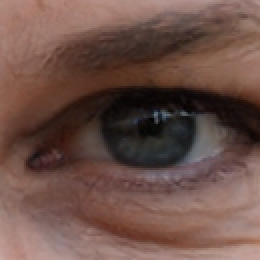
#> input picture iris_localization/data/imgs/y2.png, 130 x 130 px (shown 2 times larger)
$ jupyter execute iris_localization.ipynb
#> lines starting #> are read from the running program, lines starting #| are printed output that depends on the picture; after the words box and inside, x2 and y2 are one past the last pixel; in counts of white or black regions, pixels touching at a corner belong together
[cell 1]
import matplotlib.pyplot as plt
plt.rcParams["figure.figsize"] = (10,10)

[cell 2]
import cv2
import numpy as np;
from random import randrange
from math import pi, fabs

[cell 3]
# Preparing input image
im_rgb = cv2.imread("./data/imgs/y2.png", cv2.IMREAD_COLOR)
#> im_rgb is the input picture: shape (130, 130, 3); mean B, G, R 72.5, 80.6, 109
im_gray = cv2.cvtColor(im_rgb, cv2.COLOR_BGR2GRAY)

# Doing Canny edge detector
edges = cv2.Canny(im_gray, 100, 180)
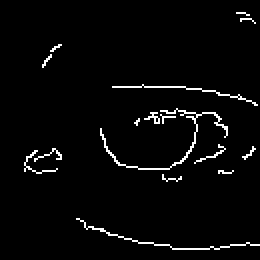
#> edges: shape (130, 130) (shown 2 times larger); 3% white in thin lines or dots, all inside (x1, y1, x2, y2) = (12, 6, 130, 125)

# Displaying Canny edge detector results
plt.imshow(edges)
plt.axis('off')
plt.show()

[cell 4]
contours, hierarchy = cv2.findContours(edges, cv2.RETR_LIST, cv2.CHAIN_APPROX_NONE)
#> contours = 18 contours, 17 with area under 20; largest, box (x1, y1, x2, y2) and area: (50, 54, 114, 85) 30
# Check each contour
for contour in contours:
    # Ellipse can be fitted only by 5 points, not less
    if len(contour)>=5:
        # Fitting an ellipse by input points set by built-in OpenCV function (will do it be Least Squares fit)
        el = cv2.fitEllipse(contour)
        # Picking some non-red random color to draw all fitted ellipses
        color = (randrange(128,255), randrange(128,255), 0)

        #or pick red color for circle
        (x, y), (MA, ma), angle = el
        area = 0.25 * MA * ma * np.pi
        perimeter = np.pi * np.sqrt((MA ** 2 + ma ** 2) / 2)
        circularity = 4*pi*area/(perimeter*perimeter)
        if circularity > 0.9:
            color = (225,0,0)
        cv2.ellipse(im_rgb, el, color, 2)
#> this loop made 18 passes
#> (x, y, MA, ma, angle, area, perimeter) on passes 1, 2, 4, 5, 7, 11, 12, 14: (85.12, 101.8, 42, 116.6, 96.93, 3847.8, 275.4), (85.53, 87.13, 5.38, 10.3, 89.88, 43.51, 25.82), (29.53, 76.76, 13.76, 36.41, 70.96, 393.6, 86.47), (-19.86, 126, 22.78, 139.5, 44.33, 2496.7, 314.1), (102.7, 76.25, 5.22, 18.97, 71.4, 77.84, 43.71), (76.18, 58.79, 5.36, 6.77, 77.32, 28.5, 19.18), (79.31, 69.28, 27.44, 59.68, 80.61, 1286.1, 145.9), (108.5, 37.92, 15.7, 61.06, 101.1, 752.8, 140.1)
#> contour on pass 13: [[118, 48], [119, 47], [120, 48], [119, 49]]
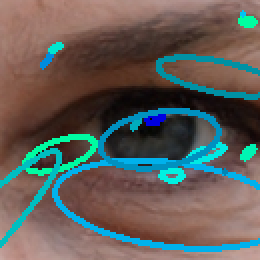
#> im_rgb: shape (130, 130, 3) (shown 2 times larger); 13.41% of pixels changed, all inside (x1, y1, x2, y2) = (0, 5, 130, 126)

# Displaying resulting image
plt.imshow(im_rgb)
plt.show()

[cell 5]
import cv2
import numpy as np;
from random import randrange
from math import pi, fabs

[cell 6]
# Preparing input image
im_rgb = cv2.imread("./data/imgs/y2.png", cv2.IMREAD_COLOR)
plt.imshow(im_rgb)

[cell 7]
blurred = cv2.medianBlur(im_rgb, 5)
plt.imshow(blurred)
plt.show()

[cell 8]
ksize = 31
sigma = pi
theta = 30
lambd = 9
gamma = 0.8
my_kernel1 = cv2.getGaborKernel((ksize,ksize), sigma, theta, lambd , gamma, psi = 0)
my_kernel2 = cv2.getGaborKernel((ksize,ksize), sigma, 0, lambd , gamma, psi = 0)

[cell 9]
plt.imshow(my_kernel1)

[cell 10]
plt.imshow(my_kernel2)

[cell 11]
res1 = cv2.filter2D(im_rgb, ddepth = -1, kernel = my_kernel1)
plt.imshow(res1)
plt.show()
plt.imshow(im_rgb)

[cell 12]
res2 = cv2.filter2D(im_rgb, ddepth = -1, kernel = my_kernel2)
plt.imshow(res2)
plt.show()
plt.imshow(im_rgb)

[cell 13]
res3 = cv2.addWeighted(res1, 0.7, res2, 0.7, 10)
plt.imshow(res3)
plt.show()

[cell 14]
blurred2 = cv2.medianBlur(res3, 5)
plt.imshow(blurred2)
plt.show()

[cell 15]
# Converting input image to grayscale
res_gray = cv2.cvtColor(blurred2, cv2.COLOR_BGR2GRAY)
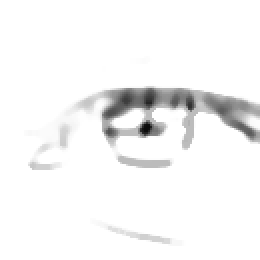
#> res_gray: shape (130, 130) (shown 2 times larger); min 11, max 255, mean 245.1

# Doing adaptiveTreshold on grayscale input image to detect regions with big enough local change of a color
res_im = cv2.adaptiveThreshold(res_gray, 128, cv2.ADAPTIVE_THRESH_MEAN_C,  cv2.THRESH_BINARY_INV, 41, 30)
#> res_im: shape (130, 130); values 0 (black) and 128 (white), 7.6% white; 12 white regions (5 under 20 px), largest, box (x1, y1, x2, y2) and area: (51, 44, 130, 71) 922, (59, 78, 85, 84) 97, (69, 60, 82, 69) 77

# Drawing adaptiveTreshold results with gray color
res_im_verbose = cv2.cvtColor(res_im, cv2.COLOR_GRAY2BGR)
plt.imshow(res_im_verbose)
plt.axis('off')
plt.show()

[cell 16]
size = np.size(res_im_verbose)
#> size = 50700
skel = np.zeros(res_im.shape,np.uint8)
ret,res_im = cv2.threshold(res_im,127,255,0)


# Doing morphological skeletonisation with barebone OpenCV
element = cv2.getStructuringElement(cv2.MORPH_CROSS,(3,3))
#> element = [[0, 1, 0], [1, 1, 1], [0, 1, 0]]
done = False
while(not done):
    eroded = cv2.erode(res_im,element)
    temp = cv2.dilate(eroded,element)
    temp = cv2.subtract(res_im,temp)
    skel = cv2.bitwise_or(skel,temp)
    res_im = eroded.copy()
    zeros = size - cv2.countNonZero(res_im)
    if zeros==size:
        done = True
#> this loop made 8 passes
#> zeros on passes 1 to 8: 49861, 50198, 50411, 50559, 50656, 50688, 50699, 50700
#> eroded: shape (130, 130); every value is 0
#> skel: shape (130, 130); 1.7% white in thin lines or dots, all inside (x1, y1, x2, y2) = (15, 46, 130, 122)

# Displaying skeletonisation results
plt.imshow(skel)
plt.axis('off')
plt.show()

[cell 17]
contours, hierarchy = cv2.findContours(skel, cv2.RETR_LIST, cv2.CHAIN_APPROX_NONE)
#> contours = 29 contours, all with area under 20
# Check each contour
for contour in contours:
    # Ellipse can be fitted only by 5 points, not less
    if len(contour)>=5:
        # Fitting an ellipse by input points set by built-in OpenCV function (will do it be Least Squares fit)
        el = cv2.fitEllipse(contour)
        # Picking some non-red random color to draw all fitted ellipses
        color = (randrange(128,255), randrange(128,255), 0)

        #or pick red color for circle
        (x, y), (MA, ma), angle = el
        area = 0.25 * MA * ma * np.pi
        perimeter = np.pi * np.sqrt((MA ** 2 + ma ** 2) / 2)
        circularity = 4*pi*area/(perimeter*perimeter)
        if circularity > 0.9:
            cv2.ellipse(im_rgb, el, color, 2)
#> this loop made 29 passes
#> (color, x, y, MA, ma, angle, area, perimeter) on passes 6, 7, 13, 16, 27, 28: ((167, 140, 0), 21.11, 85.73, 6, 25.92, 94.38, 122.2, 59.11), ((221, 137, 0), 71.43, 79.49, 4.53, 23.91, 95.1, 85.08, 54.06), ((243, 236, 0), 94.39, 68.66, 2.25, 13.27, 54.54, 23.46, 29.89), ((188, 199, 0), 75.38, 64.43, 3.5, 8.47, 76.76, 23.31, 20.37), ((251, 198, 0), 109.8, 51.36, 3.93, 18.36, 115.4, 56.65, 41.71), ((189, 184, 0), 106.3, 72.84, 43.02, 110.3, 104.8, 3726.2, 263)
#> contour on passes 4, 5, 8, 9, 10, 11: [[61, 115], [61, 116]], [[57, 114], [57, 115]], [[94, 73]], [[21, 73], [21, 74], [22, 74], [22, 73]], [[56, 69]], [[54, 69]]
        #cv2.ellipse(im_rgb, el, color, 2)

# Displaying resulting image
plt.imshow(im_rgb)
plt.show()

## adaptiveThreshold -> Skeletonize -> Ransac
Simple RANSAC circle class refactored from https://github.com/SeongHyunBae/RANSAC-circle-python

[cell 18]
import cv2
import numpy as np;
from random import randrange
from math import pi, fabs, sin, cos
from numpy.linalg import inv

[cell 19]
# Target ball radius (known apriori)
radius = 10.0

class SIMPLE_CIRCLE_RANSAC:
    def __init__(self, x_data, y_data, n):
        self.x_data = x_data
        self.y_data = y_data
        self.n = n
        self.best_inliers = 0
        self.best_model = None

    def random_sampling(self):
        sample = []
        save_ran = []
        count = 0

        # get three points from data
        while True:
            ran = np.random.randint(len(self.x_data))

            if ran not in save_ran:
                sample.append((self.x_data[ran], self.y_data[ran]))
                save_ran.append(ran)
                count += 1

                if count == 3:
                    break

        return sample

    def make_model(self, sample):
        # calculate a circlre from three points

        pt1 = sample[0]
        pt2 = sample[1]
        pt3 = sample[2]

        A = np.array([[pt2[0] - pt1[0], pt2[1] - pt1[1]], [pt3[0] - pt2[0], pt3[1] - pt2[1]]])
        B = np.array([[pt2[0]**2 - pt1[0]**2 + pt2[1]**2 - pt1[1]**2], [pt3[0]**2 - pt2[0]**2 + pt3[1]**2 - pt2[1]**2]])

        inv_A = inv(A)

        c_x, c_y = np.dot(inv_A, B) / 2
        c_x, c_y = c_x[0], c_y[0]
        r = np.sqrt((c_x - pt1[0])**2 + (c_y - pt1[1])**2)

        return c_x, c_y, r

    def eval_model(self, model):
        # Check is this circle is good enough as a ball candidate
        inliers = 0
        c_x, c_y, r = model

        if (r > radius/2-5) and (r < radius/2+5): # checking target radius
            for i in range(len(self.x_data)):
                dis = np.sqrt((self.x_data[i]-c_x)**2 + (self.y_data[i]-c_y)**2)
                if fabs(dis-r) < 3.0:  # hardcoded inliers distance tolerance
                    inliers += 1

        return inliers

    def execute_ransac(self):
        # Performing RANSAC algorythm
        for i in range(self.n):
            try:
                model = self.make_model(self.random_sampling())
            except np.linalg.LinAlgError as err:
                continue

            inliers = self.eval_model(model)

            if inliers > self.best_inliers:
                self.best_model = model
                self.best_inliers = inliers

[cell 20]
# Loading input image
im_rgb = cv2.imread("../data/imgs/y2.png", cv2.IMREAD_COLOR)

# Downsizeing the input imgae to speed up computations (python implimentation of RANSAC is reeealy slow)
im_rgb = cv2.pyrDown(im_rgb)
#> im_rgb: shape (65, 65, 3)

# Converting input image to grayscale
im_gray = cv2.cvtColor(im_rgb, cv2.COLOR_BGR2GRAY)
#> im_gray: shape (65, 65)

# Doing adaptiveTreshold on grayscale input image to detect regions with big enough local change of a color
im = cv2.adaptiveThreshold(im_gray, 128, cv2.ADAPTIVE_THRESH_MEAN_C,  cv2.THRESH_BINARY_INV, 41, 30)
#> im: shape (65, 65); values 0 (black) and 128 (white), 20.9% white; 4 white regions (1 under 20 px), largest, box (x1, y1, x2, y2) and area: (3, 22, 65, 43) 639, (18, 7, 52, 18) 174, (22, 55, 48, 62) 65

# Drawing adaptiveTreshold results with gray color
im_verbose = cv2.cvtColor(im, cv2.COLOR_GRAY2BGR)
plt.imshow(im_verbose)
plt.axis('off')
plt.show()

[cell 21]
size = np.size(im)
#> size = 4225
skel = np.zeros(im.shape,np.uint8)
ret,im = cv2.threshold(im,127,255,0)

# Set this to 1 to use Zhang-Suen skeletonisation
# This will give better results, but requires opencv-contrib-python package installed by "pip install opencv-contrib-python"
# Set this to 0 if you don't want to install additional packages,
# processing will be based on barebone OpenCV (slower and worser results but works)

USE_OPENCV_CONTRIB = 0

# Doing skeletonisation
if USE_OPENCV_CONTRIB:
    # Doing Zhang-Suen skeletonisation (gives better results, but requires opencv-contrib-python package installed)
    skel = cv2.ximgproc.thinning(im)
else:
    # Doing morphological skeletonisation with barebone OpenCV
    element = cv2.getStructuringElement(cv2.MORPH_CROSS,(3,3))
    done = False
    while( not done):
        eroded = cv2.erode(im,element)
        temp = cv2.dilate(eroded,element)
        temp = cv2.subtract(im,temp)
        skel = cv2.bitwise_or(skel,temp)
        im = eroded.copy()

        zeros = size - cv2.countNonZero(im)
        if zeros==size:
            done = True
#> this loop made 7 passes
#> zeros on passes 1 to 7: 3720, 3973, 4133, 4190, 4213, 4223, 4225
#> eroded: shape (65, 65); every value is 0
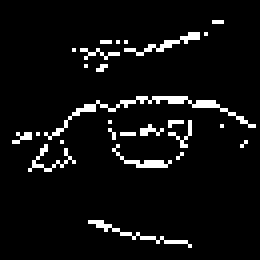
#> skel: shape (65, 65) (shown 4 times larger); 5.8% white in thin lines or dots, all inside (x1, y1, x2, y2) = (3, 5, 64, 62)

# Displaying skeletonisation results
plt.imshow(skel)
plt.axis('off')
plt.show()

### Marking pixels of skeletonisation on adaptiveThresold image with green color

[cell 22]
indices = np.where(skel==255)
#> indices = 244 positions, rows 5 to 61, columns 3 to 63
im_verbose[indices[0], indices[1], :] = [0, 255, 0]
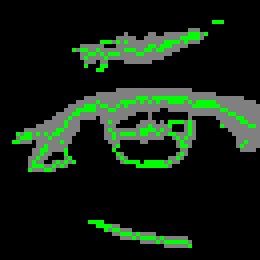
#> im_verbose: shape (65, 65, 3) (shown 4 times larger); mean B, G, R 19.3, 34, 19.3
# Displaying skeletonisation on adaptiveThresold image
plt.imshow(im_verbose)
plt.axis('off')
plt.show()

[cell 23]
contours, _ = cv2.findContours(skel, cv2.RETR_TREE, cv2.CHAIN_APPROX_NONE)
#> contours = 26 contours, all with area under 20
# Check each contour
for contour in contours:
    # Ellipse can be fitted only by 5 points, not less
    if len(contour)>=5:
        # Fitting an ellipse by input points set by built-in OpenCV function (will do it be Least Squares fit)
        el = cv2.fitEllipse(contour)
        # Picking some non-red random color to draw all fitted ellipses
        color = (randrange(128,255), randrange(128,255), 0)
        w = el[1][0];
        h = el[1][1]
        # If ellipse size (by it's bounding rect) is close to ball size - draw it by thick red circle
        if w > radius-10 and h > radius-10 and w < radius+10 and h < radius+10:
            color = (0,0,255)
        cv2.ellipse(skel, el, color, 1)
#> this loop made 26 passes
#> (el, w, h) on passes 1, 3, 4, 7, 9, 12, 13, 14, 16, 19: (((34.45, 57.63), (2.63, 21.83), 102.1), 2.63, 21.83), (((34.59, 38.39), (4.65, 13.43), 102.6), 4.65, 13.43), (((12.46, 39.15), (5.43, 9.66), 75.31), 5.43, 9.66), (((31.34, 33), (0.000137, 0.958), 0), 0.000137, 0.958), (((4.34, 33.95), (1.91, 5.54), 77.45), 1.91, 5.54), (((37.33, 32.34), (2.39, 4.8), 85.12), 2.39, 4.8), (((46.71, 36.25), (8.97, 12.8), 54.72), 8.97, 12.8), (((44.19, 30), (0.0337, 0.155), 0), 0.0337, 0.155), (((38.2, 36.07), (23.65, 52.89), 89.31), 23.65, 52.89), (((24.14, 12.92), (2.48, 8.05), 92.02), 2.48, 8.05)
#> contour on passes 2, 5, 6, 8, 10, 11: [[45, 38], [44, 39]], [[61, 35], [60, 36]], [[15, 35]], [[9, 33]], [[27, 32], [28, 33], [28, 34], [28, 33]], [[55, 31]]
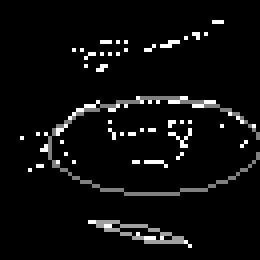
#> skel: shape (65, 65) (shown 4 times larger); 5.09% of pixels changed, all inside (x1, y1, x2, y2) = (3, 8, 65, 61)

# Displaying resulting image
plt.imshow(skel)
plt.show()

### Performing RANSAC on skeletonised image

[cell 24]
ransac = SIMPLE_CIRCLE_RANSAC( x_data=indices[1], y_data=indices[0], n=50000 )
#> in __init__, `self.x_data = x_data`: self.x_data = 244 values, max 63 at index 128, min 3 at index 163, mean 33.37
#> in __init__, `self.y_data = y_data`: self.y_data = 244 values from 5 to 61
ransac.execute_ransac()
# Picking RANSAC best fit
a, b, r = ransac.best_model[0], ransac.best_model[1], ransac.best_model[2]
#> a = 35.92; b = 31; r = 8.54
# Drawing RANSAC best fit
cv2.circle(im_rgb, (int(a),int(b)), int(r), (0,0,255),1)
#> im_rgb: shape (65, 65, 3); mean B, G, R 72.2, 80.3, 111.3

# Displaying resulting image
plt.imshow(im_rgb)
plt.axis('off')
plt.show()

## large kernel adaptiveTreshold -> findContours -> fitEllipse
Known ball radius used for false positives check

[cell 25]
import cv2
import numpy as np
from random import randrange
from math import pi, fabs, sin, cos
from numpy.linalg import inv

[cell 26]
#target ball radius
radius = 50

# Loading input image
im_rgb = cv2.imread("../data/imgs/y1.png", cv2.IMREAD_COLOR)
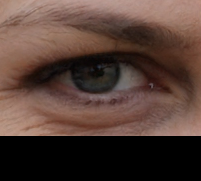
#> input picture iris_localization/data/imgs/y1.png, 201 x 181 px, found by its file name
#> im_rgb is the input picture: shape (181, 201, 3); mean B, G, R 54.6, 62.6, 84.7

# Downsizeing the input image to speed up computations
im_rgb = cv2.pyrDown(im_rgb)
#> im_rgb: shape (91, 101, 3)

# Converting input image to grayscale
im_gray = cv2.cvtColor(im_rgb, cv2.COLOR_BGR2GRAY)
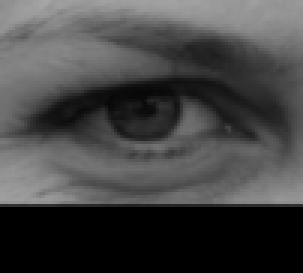
#> im_gray: shape (91, 101) (shown 3 times larger); min 0, max 167, mean 68.5

# Doing large kernel adaptive treshold - this will detect the whole ball because it's brighter that it's neighborhood
im = cv2.adaptiveThreshold(im_gray, 64, cv2.ADAPTIVE_THRESH_MEAN_C,  cv2.THRESH_BINARY_INV, 15, 25)
#> im: shape (91, 101); values 0 (black) and 64 (white), 5.8% white; 19 white regions (16 under 20 px), largest, box (x1, y1, x2, y2) and area: (0, 68, 101, 73) 371, (28, 28, 51, 33) 54, (6, 36, 19, 45) 39
plt.imshow(im)
# Displaying adaptiveTreshold results (compare it with previous notebook adaptiveTreshold usage!)
#plt.imshow(im)
plt.axis('off')
plt.show()

### Preparing an RGB image to draw tedected contours

[cell 27]
im_contours = cv2.cvtColor(im, cv2.COLOR_GRAY2BGR)
#> im_contours: shape (91, 101, 3); values 0 (black) and 64 (white), 5.8% white; 19 white regions (16 under 20 px)
im_verbose = im_rgb.copy()

# Doing findCountours as before
contours, _ = cv2.findContours(im, cv2.RETR_LIST, cv2.CHAIN_APPROX_SIMPLE)
#> contours = 19 contours, 16 with area under 20; largest, box (x1, y1, x2, y2) and area: (0, 68, 101, 73) 266, (28, 28, 51, 33) 30, (6, 36, 19, 45) 22

# Displaying findContours results
cv2.drawContours(im_contours, contours, -1, (0,0,255), 1)
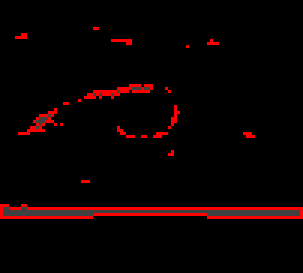
#> im_contours: shape (91, 101, 3) (shown 3 times larger); mean B, G, R 1.3, 1.3, 11
plt.imshow(im_contours)
plt.show()

### Fitting ellipses for contours and checking their sizes. Correct ellipses will be drawn by red color

[cell 28]
# Check each contour
for contour in contours:
    # Ellipse can be fitted only by 5 points, not less
    if len(contour)>=5:
        # Fitting an ellipse by input points set by built-in OpenCV function (will do it be Least Squares fit)
        el = cv2.fitEllipse(contour)
        # Picking some non-red random color to draw all fitted ellipses
        color = (randrange(128,255), randrange(128,255), 0)
        w = el[1][0];
        h = el[1][1]
        # If ellipse size (by it's bounding rect) is close to ball size - draw it by thick red circle
        if w > radius-10 and h > radius-10 and w < radius+10 and h < radius+10:
            color = (0,0,255)
        cv2.ellipse(im_verbose, el, color, 2)
#> this loop made 19 passes
#> (el, w, h) on passes 1, 6, 7, 9, 10, 14, 17, 18: (((47.96, 69.87), (5.25, 115.2), 90.03), 5.25, 115.2), (((52.71, 44.5), (1, 14209.2), 90), 1, 14209.2), (((41.5, 43.5), (2.3, 5.99), 117.4), 2.3, 5.99), (((13.66, 40.31), (4.76, 14), 65.18), 4.76, 14), (((57.62, 38.35), (1.82, 7.88), 18.43), 1.82, 7.88), (((39.49, 30.01), (2.96, 21.32), 83.06), 2.96, 21.32), (((41.18, 13.5), (1, 23547.3), 90), 1, 23547.3), (((7.03, 11.51), (1.02, 8.07), 89.12), 1.02, 8.07)
#> contour on passes 2, 3, 4, 5, 8, 11: [[27, 60], [29, 60]], [[57, 50], [56, 51], [57, 51]], [[47, 45], [48, 45]], [[81, 44], [82, 45], [84, 45], [83, 44]], [[20, 41]], [[21, 34], [22, 34]]
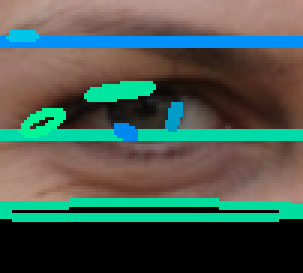
#> im_verbose: shape (91, 101, 3) (shown 3 times larger); mean B, G, R 80.5, 90, 72.1

# Displaying resulting image
plt.imshow(im_verbose)
plt.show()
